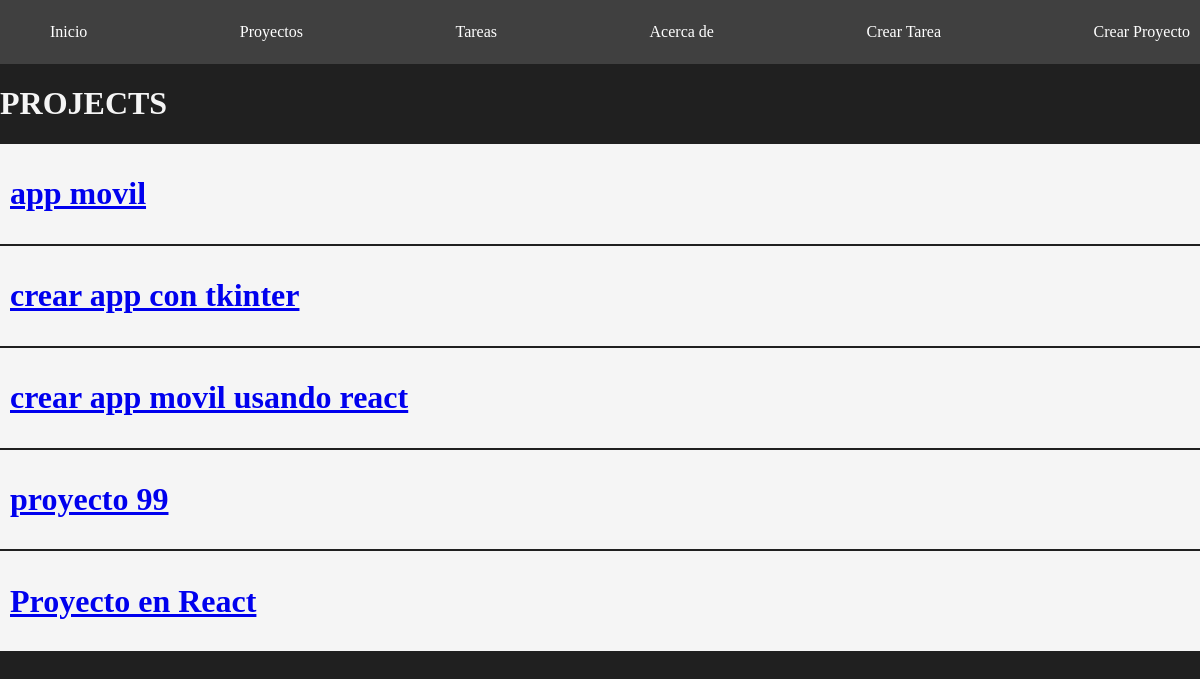
/projects/, run on the app's committed database.
### myapp/models.py (models this page shows, shortened)
class Project(models.Model):
    name=models.CharField(max_length=200)

### myapp/views.py (the view)
# urls.py: path('projects/',views.projects,name="projects"),
def projects(request):
    projects=Project.objects.all()
    return render(request,'projects/projects.html',{
        'projects':projects
    })

### myapp/templates/projects/projects.html
{% extends 'layout/base.html' %}
{% block content %}
<h1>PROJECTS</h1>
{% for project in projects %}
    <div class="card">
        <h1><a href="{% url 'project_details' project.id %}">{{project.name}}</a></h1>
    </div>
{% endfor %}
{% endblock %}

### myapp/static/styles/main.css (style rules this page uses)
body { background: #202020; color: whitesmoke; margin: 0; }
.card { background: whitesmoke; padding: 10px; margin-bottom: 2px; color: black; }

### data on the page
Project: name "app movil"
Project: name "crear app con tkinter"
Project: name "crear app movil usando react"
Project: name "proyecto 99"
Project: name "Proyecto en React"
